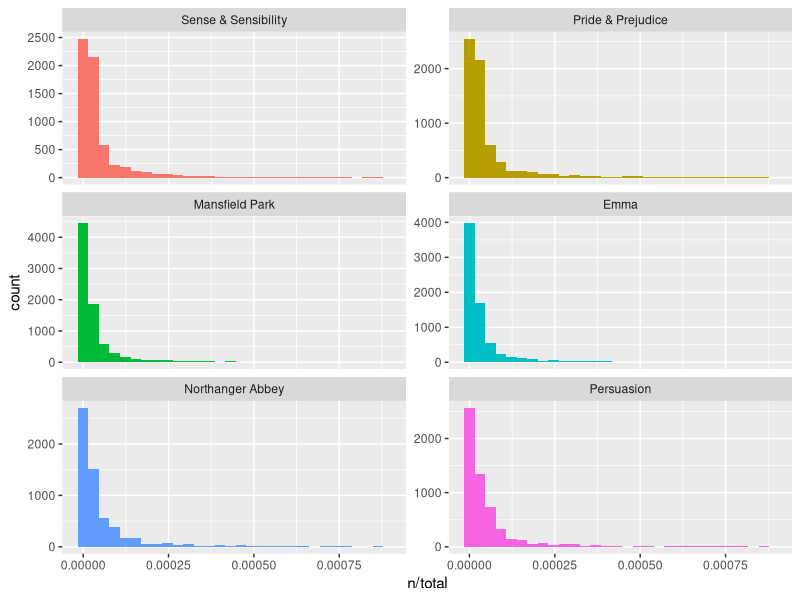
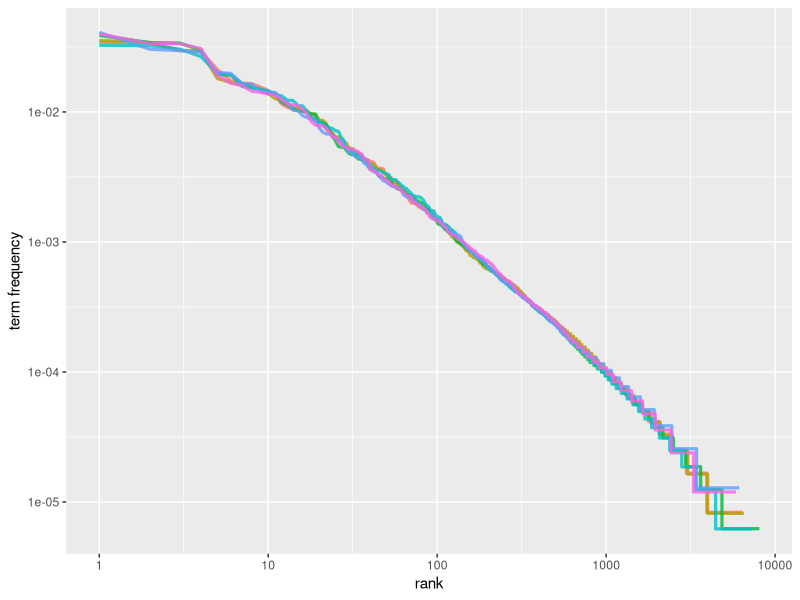
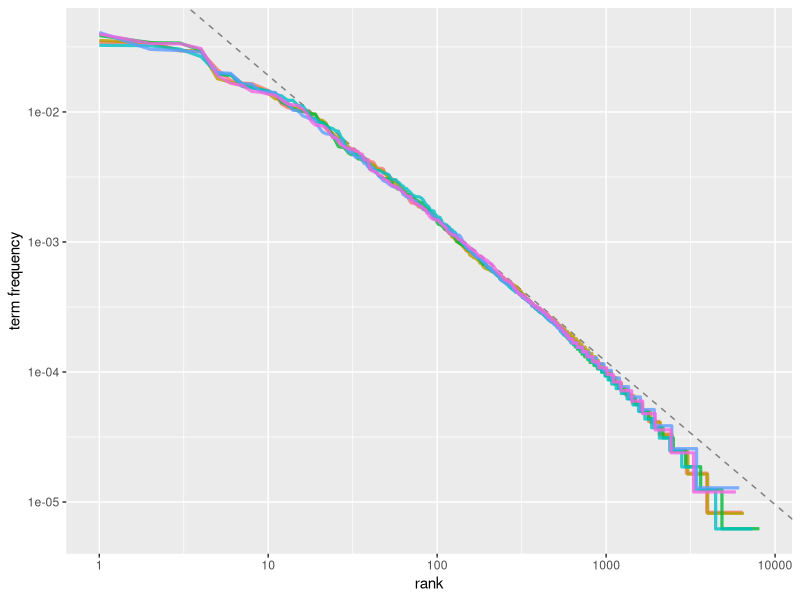

These figures' R source, in order:
### Chapter 3

library(dplyr)
library(janeaustenr)
library(tidytext)
book_words <- austen_books() %>%
  unnest_tokens(word, text) %>%
  count(book, word, sort = TRUE)
total_words <- book_words %>%
  group_by(book) %>%
  summarise(total = sum(n))
book_words <- left_join(book_words, total_words)
book_words

library(ggplot2)
ggplot(book_words, aes(x = n/total, fill = book)) +
  geom_histogram(show.legend = FALSE) + 
  xlim(NA, 0.0009) +
  facet_wrap(~book, ncol = 2, scales = "free_y")
# Most words are on the rarer side, with a long tail of extremely common words.

freq_by_rank <- book_words %>% 
  group_by(book) %>%
  mutate(rank = row_number(), # The list is sorted by number of occurences, so rank = row number
         `term frequency` = n/total)
freq_by_rank

freq_by_rank %>%
  ggplot(aes(x = rank, y = `term frequency`, color = book)) +
  geom_line(size = 1.1, alpha = 0.8, show.legend = FALSE) +
  scale_x_log10() +
  scale_y_log10()
# Assuming a inversely proportional relationship, we expect a function of the
# form `frequency = constant / rank` => f = c^(-r)
# Taking the logarithm of both sides yield log(f) = log(c^(-r)) = -rlog(c)
# In other words, log(f) = y = -rlog(c) = -rC, where C is a constant
# Hence we have a linear function with slope -r

rank_subset <- freq_by_rank %>%
  filter(rank < 500,
         rank > 10)
lm(log10(`term frequency`) ~ log10(rank), data = rank_subset)
# Shows that the 11 to 399 range has a slope of about -1.11

freq_by_rank %>%
  ggplot(aes(x = rank, y = `term frequency`, color = book)) +
  geom_abline(intercept = -0.62, slope = -1.1, color = "gray50", linetype = 2) + # Why not store lm and use the actual model here instaed of approximations?
  geom_line(size = 1.1, alpha = 0.8, show.legend = FALSE) + 
  scale_x_log10() + 
  scale_y_log10()
